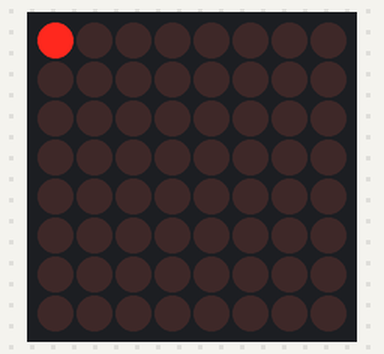
The sketch below on a simulated Arduino Uno, built with avr-gcc and run on an emulated ATmega328P. Shown: 8×8 LED matrix.

Above: at 0.15 s.
At 0.78 s:
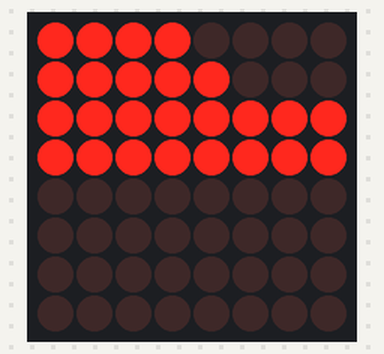
At 1.41 s:
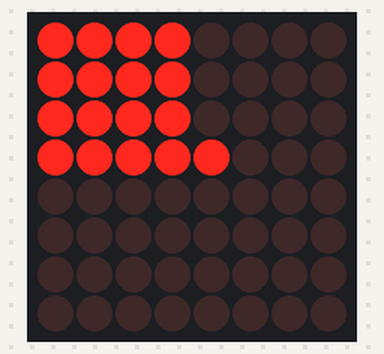
At 2.04 s:
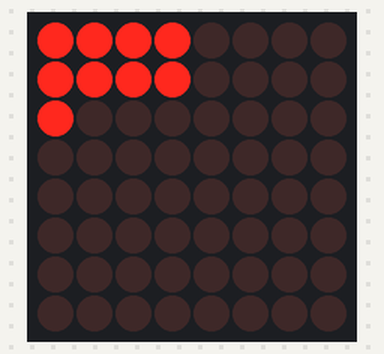
At 2.67 s:
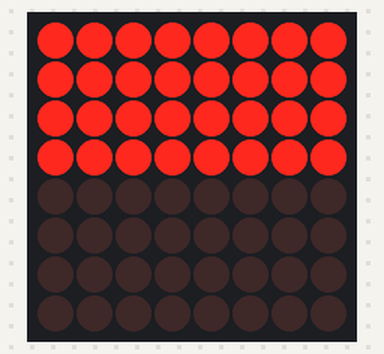

The sketch:

led-ring-arduino.ino
```cpp
/*
 * Multiple MAX7221 can be chained. !CS must be kept low while clocking all bytes through, LEDs are set when !CS goes high.
 *
 * I assume we can send data to a device down the line without affecting the earlier ones if we just send 0-bytes to push the
 * "real" one.
 *
 * Clock does not run when !CS is high, hopefully this makes it possible to have multiple chains on the same SPI bus.
 *
 * HW connections:
 * Cols on the LED dial equals digit on the MAX7221
 * Rows on the LED dial equals segments on the MAX7221. DP is col0, G is col7.
 * NB: bit7 = DP and bit0 = G when sending data.
 */

#include <LedControl.h>
int DIN = 12;
int CS =  11;
int CLK = 10;


LedControl lc=LedControl(DIN,CLK,CS,1);

int wait = 25;
int repeats = 0;

void setup(){
  Serial.begin(9600);
  lc.shutdown(0,false);       //The MAX72XX is in power-saving mode on startup
  lc.setIntensity(0,15);      // Set the brightness to maximum value
  lc.clearDisplay(0);         // and clear the display*/
}

/*
 * Leds are wired slightly weird. They must be adressed in this order (led num from left to right on ring):
 * 0-3:   row0 -> col0-3
 * 4-7:   row1 -> col0-3
 * 8-11:  row2 -> col0-3
 * 12-15: row3 -> col0-3
 * 16-19: row3 -> col4-7
 * 20-23: row2 -> col4-7
 * 24-27: row1 -> col4-7
 * 28-31: row0 -> col4-7
 *
 * But cols are addressed in reverse order, col0 is bit7, col7 is bit0, so bits must be sent as:
 * 0-3:   row0 -> bit7-4
 * 4-7:   row1 -> bit7-4
 * 8-11:  row2 -> bit7-4
 * 12-15: row3 -> bit7-4
 * 16-19: row3 -> bit3-0
 * 20-23: row2 -> bit3-0
 * 24-27: row1 -> bit3-0
 * 28-31: row0 -> bit3-0
 *
 * By reversing the input bit string we don't have to do any reversal internally:
 *   0-3 = bs31-28: row0 -> bit7-4
 *   4-7 = bs27-24: row1 -> bit7-4
 *  8-11 = bs23-20: row2 -> bit7-4
 * 12-15 = bs19-16: row3 -> bit7-4
 * 16-19 = bs15-12: row3 -> bit3-0
 * 20-23 =  bs11-8: row2 -> bit3-0
 * 24-27 =   bs7-4: row1 -> bit3-0
 * 28-31 =   bs3-0: row0 -> bit3-0
 *
 * By splitting bs into four bytes b3,b2,b1,b0 we get:
 *   0-3 = b3 hi: row0 -> bit7-4
 *   4-7 = b3 lo: row1 -> bit7-4
 *  8-11 = b2 hi: row2 -> bit7-4
 * 12-15 = b2 lo: row3 -> bit7-4
 * 16-19 = b1 hi: row3 -> bit3-0
 * 20-23 = b1 lo: row2 -> bit3-0
 * 24-27 = b0 hi: row1 -> bit3-0
 * 28-31 = b0 lo: row0 -> bit3-0
 *
 * Finally, ordered by row:
 *   0-3 = b3 hi: row0 -> bit7-4
 * 28-31 = b0 lo: row0 -> bit3-0
 *   4-7 = b3 lo: row1 -> bit7-4
 * 24-27 = b0 hi: row1 -> bit3-0
 *  8-11 = b2 hi: row2 -> bit7-4
 * 20-23 = b1 lo: row2 -> bit3-0
 * 12-15 = b2 lo: row3 -> bit7-4
 * 16-19 = b1 hi: row3 -> bit3-0
 */

void setLeds(short address, long leds, bool status){
  // NB: leds are in reverse order, b31 = led1.
  byte bytes[4];
      bytes[0] = leds;
      bytes[1] = leds >> 8;
      bytes[2] = leds >> 16;
      bytes[3] = leds >> 24;

  byte row0 = (bytes[0] & 0b00001111 ) | (bytes[3] & 0b11110000);
  byte row1 = (bytes[0] >> 4) | ((bytes[3] << 4) & 0b11110000);
  byte row2 = (bytes[1] & 0b00001111 ) | (bytes[2] & 0b11110000);
  byte row3 = (bytes[1] >> 4) | ((bytes[2] << 4) & 0b11110000);

  lc.setRow(address, 0, row0);
  lc.setRow(address, 1, row1);
  lc.setRow(address, 2, row2);
  lc.setRow(address, 3, row3);
}

void setLedAtIndex(short address, short index, bool status){
  int row, col;
  if(index < 16){
    col = index % 4;
    row = index / 4;
  } else {
    col = 4 + (index % 4);
    row = 3 - ((index - 16)/ 4);
  }

  lc.setLed(address, row, col, status);
}

void setWiper(short address, short index, bool status, bool allOn){
  int row, col;
  lc.clearDisplay(0);
  if(allOn){
    // Fill all led positions up to index with 1
    // NB: The MAX7221 is MSB = lowest col, so the bit string is reversed.

    // I'm using a little trick here: By letting long be a SIGNED variable,
    // and filling it with a 1 in the MSB, right shifting will extend the 1 to
    // all the places we want filled by a single shift command :)
    long leds=0x80000000; // first 1, rest 0
    leds = leds >> index;

    setLeds(address, leds, status);
  } else {
    setLedAtIndex(address, index, status);
  }
}

void loop(){

  byte all[8];
  byte scroll = 0b00000001;

  for(int index=0; index < 32; index++){
    setWiper(0, index, true, true);
    delay(wait);
  }

}
```

Measured:
- by itself, everything shown: repeats every 2.5 s, in 8 steps
